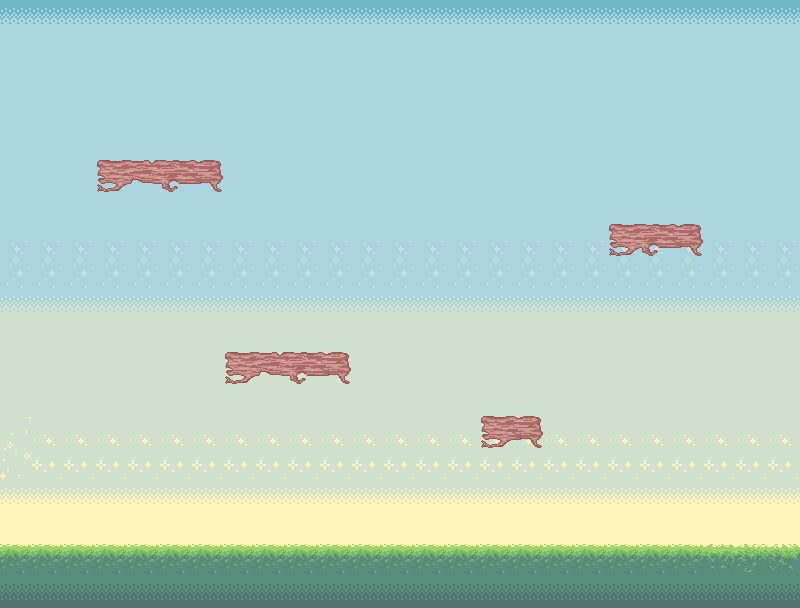

A level layout from a 2D game, rendered from its tile map. Below: a short description, then the map file with tile-grid data replaced by summaries:
An orthogonal 25x19 tile map with 32x32 px tiles, 3 tile layers (fondo, tiles, plataformas).

<map version="1.10" tiledversion="1.10.1" orientation="orthogonal" renderorder="right-down" width="25" height="19" tilewidth="32" tileheight="32" infinite="0" nextlayerid="4" nextobjectid="1">
 <editorsettings>
  <export target="Map1.json" format="json" />
 </editorsettings>
 <tileset firstgid="1" name="TilesetFondo" tilewidth="32" tileheight="32" tilecount="450" columns="25">
  <image source="../images/Tileset.png" width="800" height="600" />
  <tile id="26">
   <properties>
    <property name="colision" type="bool" value="true" />
   </properties>
  </tile>
  <tile id="27">
   <properties>
    <property name="colision" type="bool" value="true" />
   </properties>
  </tile>
  <tile id="28">
   <properties>
    <property name="colision" type="bool" value="true" />
   </properties>
  </tile>
  <tile id="29">
   <properties>
    <property name="colision" type="bool" value="true" />
   </properties>
  </tile>
  <tile id="30">
   <properties>
    <property name="colision" type="bool" value="true" />
   </properties>
  </tile>
  <tile id="31">
   <properties>
    <property name="colision" type="bool" value="true" />
   </properties>
  </tile>
  <tile id="32">
   <properties>
    <property name="colision" type="bool" value="true" />
   </properties>
  </tile>
  <tile id="33">
   <properties>
    <property name="colision" type="bool" value="true" />
   </properties>
  </tile>
  <tile id="34">
   <properties>
    <property name="colision" type="bool" value="true" />
   </properties>
  </tile>
  <tile id="35">
   <properties>
    <property name="colision" type="bool" value="true" />
   </properties>
  </tile>
  <tile id="36">
   <properties>
    <property name="colision" type="bool" value="true" />
   </properties>
  </tile>
  <tile id="37">
   <properties>
    <property name="colision" type="bool" value="true" />
   </properties>
  </tile>
  <tile id="38">
   <properties>
    <property name="colision" type="bool" value="true" />
   </properties>
  </tile>
  <tile id="39">
   <properties>
    <property name="colision" type="bool" value="true" />
   </properties>
  </tile>
  <tile id="40">
   <properties>
    <property name="colision" type="bool" value="true" />
   </properties>
  </tile>
  <tile id="41">
   <properties>
    <property name="colision" type="bool" value="true" />
   </properties>
  </tile>
  <tile id="42">
   <properties>
    <property name="colision" type="bool" value="true" />
   </properties>
  </tile>
  <tile id="43">
   <properties>
    <property name="colision" type="bool" value="true" />
   </properties>
  </tile>
  <tile id="44">
   <properties>
    <property name="colision" type="bool" value="true" />
   </properties>
  </tile>
  <tile id="45">
   <properties>
    <property name="colision" type="bool" value="true" />
   </properties>
  </tile>
  <tile id="51">
   <properties>
    <property name="colision" type="bool" value="true" />
   </properties>
  </tile>
  <tile id="52">
   <properties>
    <property name="colision" type="bool" value="true" />
   </properties>
  </tile>
  <tile id="53">
   <properties>
    <property name="colision" type="bool" value="true" />
   </properties>
  </tile>
  <tile id="54">
   <properties>
    <property name="colision" type="bool" value="true" />
   </properties>
  </tile>
  <tile id="55">
   <properties>
    <property name="colision" type="bool" value="true" />
   </properties>
  </tile>
  <tile id="56">
   <properties>
    <property name="colision" type="bool" value="true" />
   </properties>
  </tile>
  <tile id="57">
   <properties>
    <property name="colision" type="bool" value="true" />
   </properties>
  </tile>
  <tile id="58">
   <properties>
    <property name="colision" type="bool" value="true" />
   </properties>
  </tile>
  <tile id="59">
   <properties>
    <property name="colision" type="bool" value="true" />
   </properties>
  </tile>
  <tile id="60">
   <properties>
    <property name="colision" type="bool" value="true" />
   </properties>
  </tile>
  <tile id="61">
   <properties>
    <property name="colision" type="bool" value="true" />
   </properties>
  </tile>
  <tile id="62">
   <properties>
    <property name="colision" type="bool" value="true" />
   </properties>
  </tile>
  <tile id="63">
   <properties>
    <property name="colision" type="bool" value="true" />
   </properties>
  </tile>
  <tile id="64">
   <properties>
    <property name="colision" type="bool" value="true" />
   </properties>
  </tile>
  <tile id="65">
   <properties>
    <property name="colision" type="bool" value="true" />
   </properties>
  </tile>
  <tile id="66">
   <properties>
    <property name="colision" type="bool" value="true" />
   </properties>
  </tile>
  <tile id="67">
   <properties>
    <property name="colision" type="bool" value="true" />
   </properties>
  </tile>
  <tile id="68">
   <properties>
    <property name="colision" type="bool" value="true" />
   </properties>
  </tile>
  <tile id="69">
   <properties>
    <property name="colision" type="bool" value="true" />
   </properties>
  </tile>
  <tile id="70">
   <properties>
    <property name="colision" type="bool" value="true" />
   </properties>
  </tile>
  <tile id="91">
   <properties>
    <property name="colision" type="bool" value="true" />
   </properties>
  </tile>
  <tile id="92">
   <properties>
    <property name="colision" type="bool" value="true" />
   </properties>
  </tile>
  <tile id="93">
   <properties>
    <property name="colision" type="bool" value="true" />
   </properties>
  </tile>
  <tile id="94">
   <properties>
    <property name="colision" type="bool" value="true" />
   </properties>
  </tile>
  <tile id="116">
   <properties>
    <property name="colision" type="bool" value="true" />
   </properties>
  </tile>
  <tile id="117">
   <properties>
    <property name="colision" type="bool" value="true" />
   </properties>
  </tile>
  <tile id="118">
   <properties>
    <property name="colision" type="bool" value="true" />
   </properties>
  </tile>
  <tile id="119">
   <properties>
    <property name="colision" type="bool" value="true" />
   </properties>
  </tile>
  <tile id="141">
   <properties>
    <property name="colision" type="bool" value="true" />
   </properties>
  </tile>
  <tile id="142">
   <properties>
    <property name="colision" type="bool" value="true" />
   </properties>
  </tile>
  <tile id="143">
   <properties>
    <property name="colision" type="bool" value="true" />
   </properties>
  </tile>
  <tile id="144">
   <properties>
    <property name="colision" type="bool" value="true" />
   </properties>
  </tile>
 </tileset>
 <layer id="3" name="fondo" width="25" height="19">
  <data>[475 cells, 475 non-empty, 19 distinct tile ids]</data>
 </layer>
 <layer id="2" name="tiles" width="25" height="19">
  <data>[475 cells, 50 non-empty, 8 distinct tile ids]</data>
 </layer>
 <layer id="1" name="plataformas" width="25" height="19">
  <data>[475 cells, 13 non-empty, 4 distinct tile ids]</data>
 </layer>
</map>